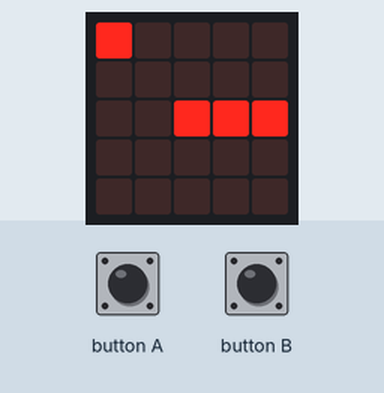
Simulated run of this program. Board: BBC micro:bit (MakeCode). Shown: the board's 5×5 LED display. The inputs (shaded band) are chosen by the test bench.

Above: at 1.2 s.
1.3 s: button A pressed for 0.15 s
At 1.75 s:
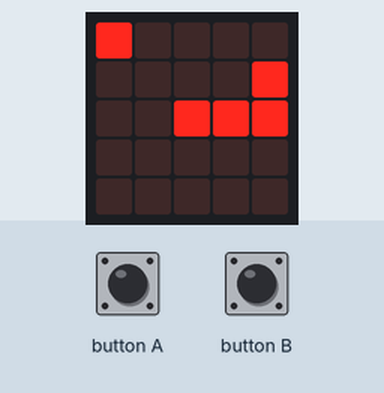
2.0 s: button A pressed for 0.15 s
2.7 s: button A pressed for 0.15 s
At 3.25 s:
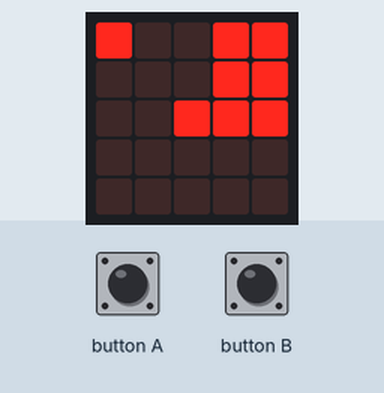
3.4 s: button B pressed for 0.15 s
At 4.9 s:
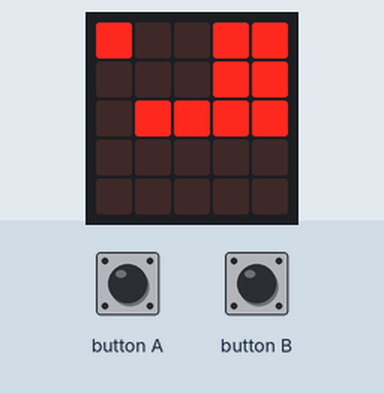
Timing chart, 0 to 6.4 s (numbered marks = the images above; inputs shaded):
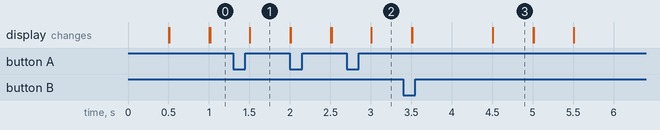

Measured:
- after the input at 1.3 s, the display: first changes after 0.20 s (image 1 shows a later state)
- after the input at 2.7 s, the display: first changes after 0.30 s (image 2 shows a later state)
- what the display in image 3 shows lasts 0.5 s, from 4.5 s to 5.0 s

The program:

main.ts
```typescript
input.onButtonPressed(Button.A, function () {
    sprite.turn(Direction.Right, -90)
})
input.onButtonPressed(Button.B, function () {
    sprite.turn(Direction.Right, 90)
})
let y = 0
let x = 0
let sprite_2: game.LedSprite = null
let sprite: game.LedSprite = null
let bezig = true
basic.clearScreen()
sprite = game.createSprite(2, 2)
basic.forever(function () {
    sprite_2 = game.createSprite(x, y)
})
basic.forever(function () {
    while (bezig) {
        basic.pause(500)
        x = sprite.get(LedSpriteProperty.X)
        y = sprite.get(LedSpriteProperty.Y)
        sprite.move(1)
        if (x == sprite.get(LedSpriteProperty.X) && y == sprite.get(LedSpriteProperty.Y)) {
            bezig = false
            while (true) {
                basic.showLeds(`
                    # . . . #
                    . # . # .
                    . . # . .
                    . # . # .
                    # . . . #
                    `)
            }
        }
    }
})
```

test.ts
```typescript
// tests gaan hier; deze zal niet worden gecompileerd wanneer dit pakket wordt gebruikt als extensie.
```
